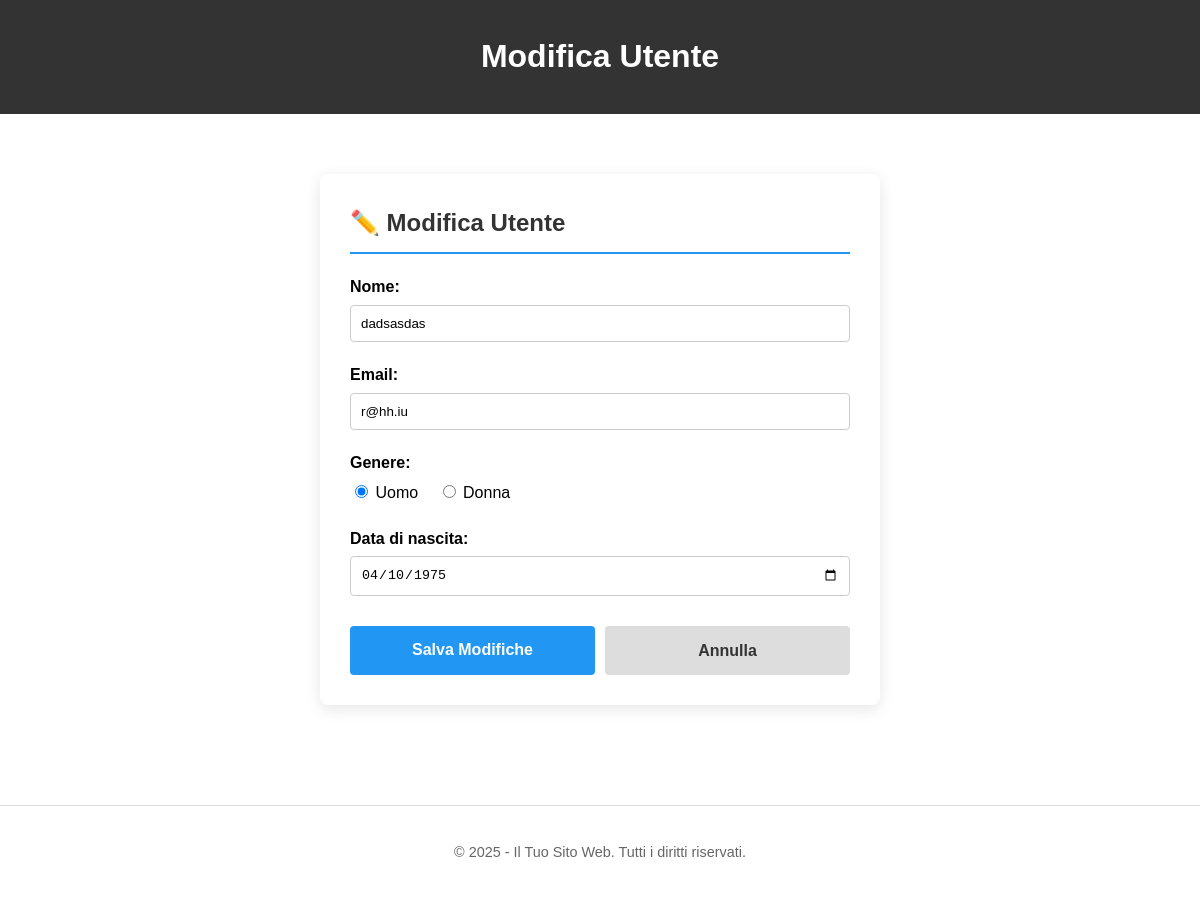
Before: /update.php?id=5 with the older database file.
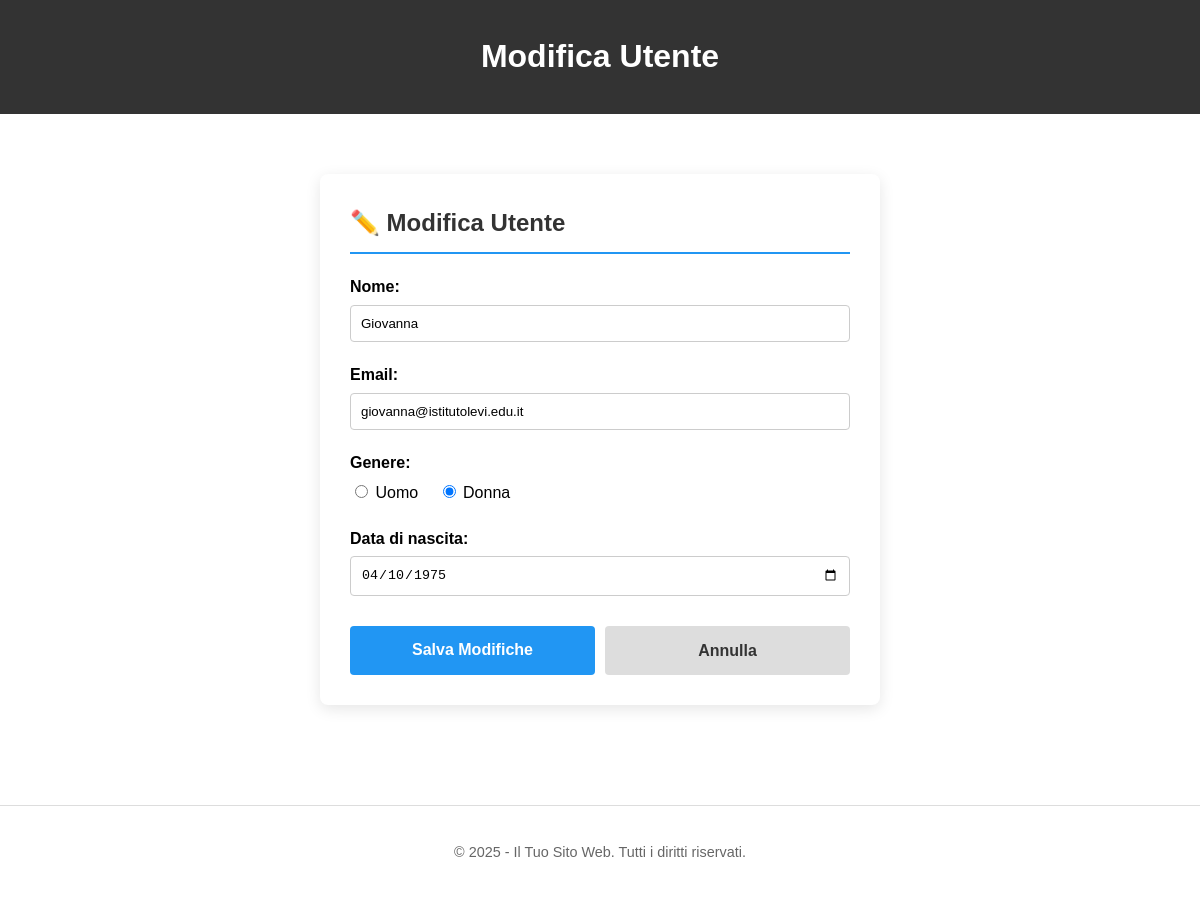
After: the same page with the newer database file.
### tables this page shows
CREATE TABLE `utente` (
  `idUtente` bigint(20) NOT NULL,
  `nome` varchar(100) NOT NULL,
  `email` varchar(100) NOT NULL,
  `genere` varchar(15) NOT NULL,
  `dataNascita` date NOT NULL
);

### update.php (the view, shortened to what this page needs)
<?php
require_once "dbConfig.php";
require_once "myFunctions.php";
$id = $_GET['id'];
$utente = [];
try {
    $stmt = $conn->prepare("SELECT * FROM utente WHERE idUtente = :id");
    $stmt->execute([':id' => $id]);
    $utente = $stmt->fetch();
} catch (PDOException $e) {
    die("Errore di connessione: " . $e->getMessage());
}
?>
    <div style="max-width: 500px; margin: 40px auto; background: #fff; padding: 30px; border-radius: 8px; box-shadow: 0 4px 15px rgba(0,0,0,0.1);">
        <h2 style="margin-top: 0; border-bottom: 2px solid #2196F3; padding-bottom: 10px; color: #333;">
            ✏️ Modifica Utente
        </h2>
        <form action="update.php?id=<?= $utente['idUtente'] ?>" method="post">
            <label for="nome" style="font-weight: bold; display: block; margin-bottom: 5px;">Nome:</label>
            <input type="text" id="nome" name="nome"
                   value="<?= htmlspecialchars($utente['nome']) ?>"
                   required
                   style="width: 100%; padding: 10px; margin-bottom: 20px; border: 1px solid #ccc; border-radius: 4px; box-sizing: border-box;">
            <label for="email" style="font-weight: bold; display: block; margin-bottom: 5px;">Email:</label>
            <input type="email" id="email" name="email"
                   value="<?= htmlspecialchars($utente['email']) ?>"
                   required
                   style="width: 100%; padding: 10px; margin-bottom: 20px; border: 1px solid #ccc; border-radius: 4px; box-sizing: border-box;">
            <label style="font-weight: bold; display: block; margin-bottom: 5px;">Genere:</label>
            <div style="margin-bottom: 20px;">
                <input type="radio" id="uomo" name="genere" value="uomo"
                        <?= ($utente['genere'] == 'uomo') ? 'checked' : '' ?>>
                <label for="uomo" style="margin-right: 15px;">Uomo</label>
                <input type="radio" id="donna" name="genere" value="donna"
                        <?= ($utente['genere'] == 'donna') ? 'checked' : '' ?>>
                <label for="donna">Donna</label>
            </div>
            <label for="ddn" style="font-weight: bold; display: block; margin-bottom: 5px;">Data di nascita:</label>
            <input type="date" id="ddn" name="ddn"
                   value="<?= $utente['dataNascita'] ?>"
                   style="width: 100%; padding: 10px; margin-bottom: 30px; border: 1px solid #ccc; border-radius: 4px; box-sizing: border-box;">
            <div style="display: flex; gap: 10px;">
                <input type="submit" value="Salva Modifiche"
                       style="flex: 1; background-color: #2196F3; color: white; padding: 12px; border: none; border-radius: 4px; cursor: pointer; font-size: 1rem; font-weight: bold; transition: background 0.3s;">
                <a href="index.php"
                   style="flex: 1; text-align: center; background-color: #ddd; color: #333; padding: 12px; text-decoration: none; border-radius: 4px; font-weight: bold; transition: background 0.3s;">
                    Annulla
                </a>
            </div>
        </form>
    </div>

Changed rows visible on the page:
changed utente: nome "dadsasdas" → "Giovanna"; email "r@hh.iu" → "giovanna@istitutolevi.edu.it"; genere "☑ Uomo" → "☐ Uomo"; genere "☐ Donna" → "☑ Donna"
